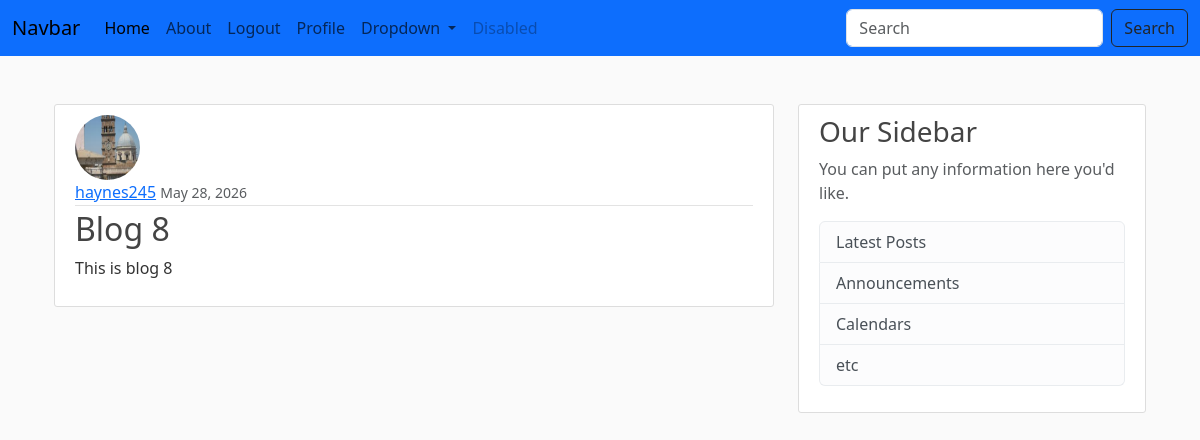
The app's page /post/10/ (signed in) with its own data.
### blog/models.py (models this page shows, shortened)
class Post(models.Model):
    title = models.CharField(max_length=100)
    content = models.TextField()
    date_posted = models.DateTimeField(default=timezone.now)
    author = models.ForeignKey(User, on_delete=models.CASCADE)

### users/models.py (models this page shows, shortened)
class Profile(models.Model):
    user = models.OneToOneField(User, on_delete=models.CASCADE)
    image = models.ImageField(default='default.jpg', upload_to='profile_pics')

### blog/views.py (the view)
# urls.py: path('post/<int:pk>/', PostDetailView.as_view(), name='post-detail'),
class PostDetailView(LoginRequiredMixin, DetailView):
    model = Post
    login_url = '/login/'

### blog/templates/blog/post_detail.html (shortened to what this page needs)
{% extends 'base.html' %} {% load static %}
{% block content%}
<article class="media content-section">
  <img
    src="{{ object.author.profile.image.url }}"
    alt=""
    class="rounded-circle article-img"
  />
  <div class="media-body">
    <div class="article-metadata">
      <a class="mr-2" href="{% url 'profile' %}">{{ object.author }}</a>
      <small class="text-muted">{{ object.date_posted|date:"F d, Y" }}</small>
    </div>
    <h2 class="article-title">{{ object.title }}</h2>
    <p class="article-content">{{ object.content }}</p>
  </div>
</article>
{% endblock %}

### blog/static/blog/main.css (style rules this page uses)
body { background: #fafafa; color: #333333; }
h1, h2, h3, h4, h5, h6 { color: #444444; }
.content-section { background: #ffffff; padding: 10px 20px; border: 1px solid #dddddd; border-radius: 3px; margin-bottom: 20px; }
.article-title { color: #444444; }
.article-content { white-space: pre-line; }
.article-img { height: 65px; width: 65px; margin-right: 16px; }
.article-metadata { padding-bottom: 1px; margin-bottom: 4px; border-bottom: 1px solid #e3e3e3 }

### records on screen
Post: author.profile.image (picture), author "haynes245", date_posted "May 28, 2026", title "Blog 8", content "This is blog 8"
